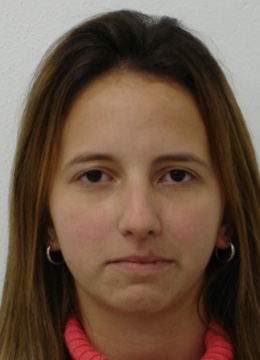
#> input picture disciplinas/processamento-imagens/lista-2/fei-database/102a.jpg, 260 x 360 px; its folder holds only this picture in this run
$ jupyter execute --allow-errors exercicio2.ipynb
#> lines starting #> are read from the running program, lines starting #| are printed output that depends on the picture
# Exercício 2 - Segunda Lista de Processamento de Imagens

Lorran de Araújo Durães Soares e Welber Paraizo Ferreira

**Estude a teoria da PCA para problemas com amostras pequenas**, onde o número de pontos de dados é menor
que a dimensão do espaço de dados (veja [3] ou a seção 12.1.4 de [1]). Escolha um banco de dados de imagens ([6],
por exemplo), converta as imagens para tons de cinza e aplique a teoria de ‘PCA para problemas com amostras pequenas’
para a redução de dimensionalidade.

1. **Seja** x a média amostral (centróide do conjunto de dados) e p1 o componente principal. Visualize o
   resultado da expressão:

   x = x + αp1

   onde α ∈ {−βλ1, 0, βλ1} com λ1 sendo o autovalor associado a p1
   e β um fator escalar (veja [5]).

2. **Estude o espectro da matriz** X^T X para realizar a redução de dimensionalidade. Visualize algumas
   imagens no espaço de dimensão reduzida.

3. **Construa um gerador de imagens** usando os d componentes principais escolhidos no item (2).

[cell 1]
import os
from PIL import Image
import numpy as np
import matplotlib.pyplot as plt
import cv2
import random
#from funcoes import PCAAnalysis
np.random.seed(42)
random.seed(42)

[cell 2]
class PCAAnalysis:
    def __init__(self, data, labels=None, n_components=None):
        """
        Inicializa a classe com o conjunto de dados e o número de componentes desejados.

        Parâmetros:
            data (numpy.ndarray): Conjunto de dados com as observações nas linhas e variáveis nas colunas.
            n_components (int, opcional): Número de componentes principais. Se None, mantém todos.
        """
        self.data = data
        self.n_components = n_components
        self.labels = labels
        self.mean = None
        self.data_mean = None
        self.pca_base = None
        self.eigenvalues = None
        self.eigenvectors = None
        self.transformed_data = None

    def data_label(self, labels):
        self.labels = labels

    def def_ncomponents(self, n_components):
        self.n_components = n_components

    def truncate(self):
        """
        Reduz o número de componentes principais mantendo os dados truncados para n componentes.

        Parâmetros:
            n_components (int): Número de componentes a manter.

        Retorna:
            numpy.ndarray: Dados transformados com a quantidade de componentes truncada.
        """
        if self.eigenvectors is None:
             raise ValueError("O PCA ainda não foi ajustado. Execute o método 'fit()' antes.")

        if self.n_components is not None:
            matriz = np.zeros((len(self.data), len(self.data)))
            np.fill_diagonal(matriz[:self.n_components, :self.n_components], 1)
            P_PCA = np.dot(self.eigenvectors, matriz)
            self.pca_base = P_PCA

        self.transformed_data = np.dot(self.data_mean, self.pca_base)

        return self.transformed_data

    def fit(self):
        """Realiza o ajuste PCA no conjunto de dados e transforma os dados para a nova base."""

        self.mean = np.mean(self.data, axis=0)
        self.data_mean = self.data - self.mean
        X = self.data_mean
        X_T = np.transpose(X)

        V = (1/len(self.data))*np.dot(X, X_T)

        autovalores, autovetoresV = np.linalg.eigh(V)
        autovetores = np.dot(X_T, autovetoresV)
        autovetores = autovetores / np.linalg.norm(autovetores, axis=0)
        ordem_decrescente = np.argsort(autovalores)[::-1]
        autovalores = autovalores[ordem_decrescente]
        autovetores = autovetores[:, ordem_decrescente]

        self.eigenvalues = autovalores
        self.eigenvectors = autovetores
        self.pca_base = autovetores
        self.truncate()

        return self.transformed_data

    def plot_primeira_component(self, coeficiente, comp, larg, num_images=3):
        """Plota resultado da media dos dados usando apenas uma dimensão do espaço"""

        coeficientes = [x * coeficiente for x in [-1,0,1]]
        #coeficientes = coeficiente*[-1, 0, 1]

        fig, axes = plt.subplots(1, 3, figsize=(12, 5))

        for i in range(num_images):
            imagem = self.mean + coeficientes[i] * np.sqrt(self.eigenvalues[0]) * self.eigenvectors[:, 0]
            axes[i].imshow(imagem.reshape(comp, larg), cmap='gray')
            axes[i].set_title(f'Coeficiente {i+1}')
            axes[i].axis('off')

        plt.show()

    def plot_explained_variance(self, prop = 0.95):
        """Plota o espectro de variância explicada por cada componente principal."""

        if self.eigenvalues is None:
            raise ValueError("O PCA ainda não foi ajustado. Execute o método 'fit()' antes.")

        variancia_explicada = self.eigenvalues / np.sum(self.eigenvalues)
        variancia_explicada_acumulada = np.cumsum(variancia_explicada)

        self.n_components = np.argmax((variancia_explicada_acumulada) >= prop) + 1

        print(f"Número de componentes que representam {prop*100:.2f}% da variância dos dados: {self.n_components}")

        plt.figure(figsize=(10, 5))
        plt.bar(range(len(variancia_explicada)), variancia_explicada, alpha=0.6, label='Variância Explicada Individual')
        plt.step(range(len(variancia_explicada_acumulada)), variancia_explicada_acumulada, where='mid', color='red', label='Variância Explicada Acumulada')
        plt.xlabel('Número de Componentes Principais')
        plt.ylabel('Proporção da Variância Explicada')
        plt.title('Gráfico de Energia dos Autovalores (PCA)')
        plt.legend(loc='best')
        plt.show()


    def plot_pca_projection(self, dim1=0, dim2=1):
        """
        Plota os dados na base PCA em duas dimensões específicas.

        Parâmetros:
            dim1 (int): Índice da primeira dimensão a ser plotada.
            dim2 (int): Índice da segunda dimensão a ser plotada.
        """
        if self.transformed_data is None:
            raise ValueError("O PCA ainda não foi ajustado. Execute o método 'fit()' antes.")

        if self.labels is not None:
            colors=['blue','red', 'green', 'purple']
            legend =['Sério', 'Sorrindo']

            classes = np.unique(self.labels)

            plt.figure(figsize=(8, 6))

            for i, clas in enumerate(classes):

                class_0 = self.transformed_data[self.labels == clas]
                if clas == 0:
                    plt.scatter(class_0[:, dim1], class_0[:, dim2], color=colors[i], label=legend[0])
                else:
                    plt.scatter(class_0[:, dim1], class_0[:, dim2], color=colors[i], label=legend[1])

            plt.legend()

        else:
            plt.scatter(self.transformed_data[:, dim1], self.transformed_data[:, dim2], alpha=0.7)

        plt.xlabel(f"Componente Principal {dim1 + 1}")
        plt.ylabel(f"Componente Principal {dim2 + 1}")
        plt.title("Projeção dos Dados na Base PCA")
        plt.grid(True)
        plt.show()


    def reconstrucion_images(self, data = None, data_transf = None):
        """Visualiza imagens no espaço original após truncamento"""

        if data_transf is None or data is None:
            data = self.data
            data_transf = self.transformed_data
            data_mean = self.mean
        else:
            data_mean = self.mean

        data_reconstructed = data_mean + np.dot(data_transf, np.transpose(self.pca_base))

        num_imagens = 4

        fig, axes = plt.subplots(2, 4, figsize=(10, 8))
        fig.subplots_adjust(hspace=0.3)

        for i in range(num_imagens):

            axes[0, i].imshow(data_reconstructed[20*i].reshape(360, 260), cmap='gray')
            axes[0, i].set_title(f'Reconstruída {i+1}')
            axes[0, i].axis('off')


            axes[1, i].imshow(data[20*i].reshape(360, 260), cmap='gray')
            axes[1, i].set_title(f'Original {i+1}')
            axes[1, i].axis('off')

        plt.show()
        return data_reconstructed

    def image_generator(self, n_principal_components, n_imagens):

        fig, axs = plt.subplots(1, n_imagens, figsize=(5 * n_imagens, 5))

        if n_imagens == 1:
            axs = [axs]

        for j in range(n_imagens):

            img = np.copy(self.mean)


            for i in range(n_principal_components):
                coeficiente = np.random.uniform(-1, 1)
                img += coeficiente * np.sqrt(self.eigenvalues[i]) * self.eigenvectors[:, i]

            im = axs[j].imshow(img.reshape(360, 260), cmap='gray')
            fig.colorbar(im, ax=axs[j], orientation='vertical')
            axs[j].grid(False)

        plt.show()

    def transform(self, data):

        if self.pca_base is None:
            raise ValueError("O PCA ainda não foi ajustado. Execute o método 'fit()' antes.")

        data_mean = data - self.mean

        data_transformed = np.dot(data_mean, self.pca_base)

        return data_transformed

# Preparação dos Dados

Carregando conjunto de imagens:

[cell 3]
image_dir = './fei-database/'
images = []
image_paths = []
labels=[]

for img_name in os.listdir(image_dir):
    if img_name[-5] == 'a':
        label = 0  # Classe 0 para sério
    elif img_name[-5] == 'b':
        label = 1  # Classe 1 para sorrindo
    else:
        continue

    labels.append(label)

    img_path = os.path.join(image_dir, img_name)
    img = Image.open(img_path)
#> img is the input picture: PIL image 260x360 RGB; mean R, G, B 106.9, 84.2, 67
    img = img.resize((260, 360))
    img_array = np.array(img)
    images.append(img_array)
    image_paths.append(img_path)

images = np.array(images)
labels = np.array(labels)
images.shape, labels.shape
#> Out = ((1, 360, 260, 3), (1,))

Plotando algumas imagens da base dados como exemplo:

[cell 4]
def plot_images(imgs):
    fig, axes = plt.subplots(1, 3, figsize=(12, 5))
    for i in range(3):
        if imgs.shape == (400,360,260,3):
            axes[i].imshow(imgs[np.random.randint(0,399)], cmap='gray')
        else:
            image = imgs[np.random.randint(0,399)]
            axes[i].imshow(image.reshape(360, 260), cmap='gray')
        axes[i].set_title(f'Imagem exemplo {i+1}')
        axes[i].axis('off')
    plt.show()

#> (a cell that did not finish here is left out)

Pre-processamento:

[cell 6]
def pre_processamento(images):
    # deixa em tom de cinza
    images_preproces = np.array([cv2.cvtColor(img, cv2.COLOR_BGR2GRAY) for img in images])

    # vetoriza
    images_preproces = images_preproces.reshape(images.shape[0], -1)

    # # normaliza
    # images_preproces = images_preproces / np.linalg.norm(images_preproces, axis=0)

    return images_preproces

[cell 7]
images_preproces = pre_processamento(images)
images_preproces.shape
#> Out = (1, 93600)

#> (a cell that did not finish here is left out)

# Realizando PCA para poucas amostras

Treinando o PCA:

[cell 9]
pca_small_size = PCAAnalysis(images_preproces, labels)
pca_small_size.fit();
#> in fit, `V = (1/len(self.data))*np.dot(X, X_T)`: V = [0]
#> in fit, `autovalores, autovetoresV = np.linalg.eigh(V)`: autovetoresV = [1]
#> in fit, `ordem_decrescente = np.argsort(autovalores)[::-1]`: ordem_decrescente = [0]
#> in truncate, `self.transformed_data = np.dot(self.data_mean, self.pca_base)`: self.transformed_data = [nan]

[cell 10]
pca_small_size.mean.shape
#> Out = (93600,)

Plotando imagens com apenas a componente principal:

[cell 11]
pca_small_size.plot_primeira_component(coeficiente=0.8, comp=360, larg=260)
#> in plot_primeira_component, `plt.show()`:
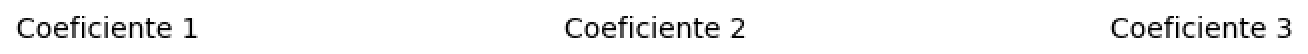
#> figure drawn by matplotlib, 3 panels

Análise do espectro e truncamento automático para 95% de energia dos autovalores:

[cell 12]
pca_small_size.plot_explained_variance()
#> in plot_explained_variance, `variancia_explicada = self.eigenvalues / np.sum(self.eigenvalues)`: variancia_explicada = [nan]
#> in plot_explained_variance, `self.n_components = np.argmax((variancia_explicada_acumulada) >= prop)..`: self.n_components = 1
#| Número de componentes que representam 95.00% da variância dos dados: 1
#> in plot_explained_variance, `plt.show()`:
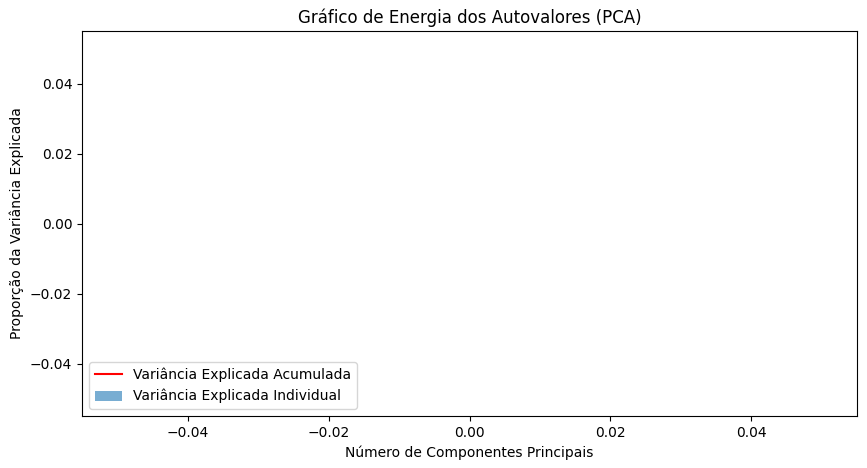
#> figure drawn by matplotlib, 1 panel

Realizando truncamento em 110, criando matriz quadrada de 400x400, mas com até a centésima posição da diagonal com o número 1, e o resto com 0:

[cell 13]
pca_small_size.truncate();

Plota o conjunto das imagens na dimensão obtida pelo P_PCA:

#> (a cell that did not finish here is left out)

#> the loop in plot_pca_projection, `for i, clas in enumerate(classes): ` made 1 pass

Visualizando imagens após redução de dimensionalidade:

#> (a cell that did not finish here is left out)

#> in reconstrucion_images, `data_transf = self.transformed_data`: data_transf = [nan]

c) fazendo gerador de imagens:

[cell 16]
n_principal_components = 110
n_imagens = 4

#> (the rest of this cell did not finish here and is left out)
